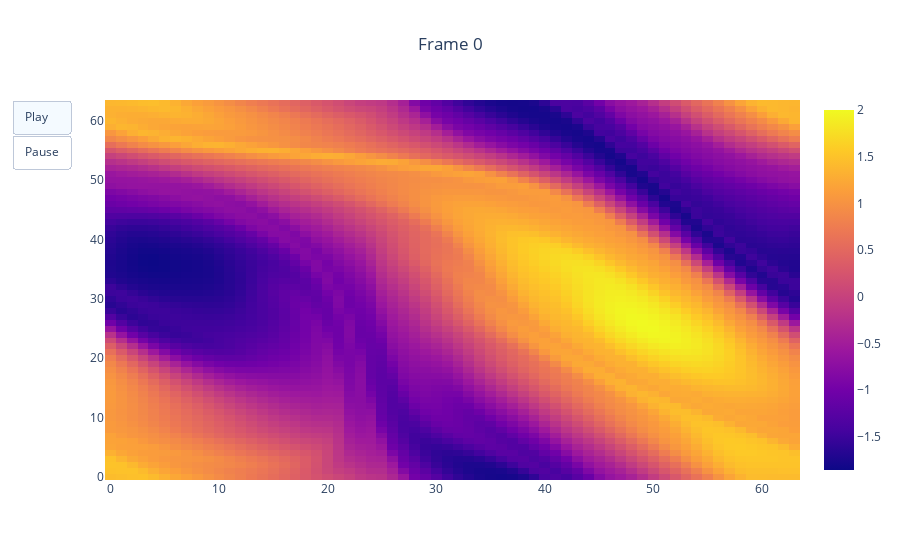

This figure's notebook cell:
### Code cell
import numpy as np
import plotly.graph_objs as go

N = 10
M = np.random.random((N, 10, 10))
M = test_u

fig = go.Figure(
    data=[go.Heatmap(z=M[0,:,:,0])],
    layout=go.Layout(
        title="Frame 0",
        title_x=0.5,
        updatemenus=[dict(
            type="buttons",
            buttons=[dict(label="Play",
                          method="animate",
                          args=[None]),
                    dict(label="Pause",
                         method="animate",
                         args=[None,
                               {"frame": {"duration": 0, "redraw": False},
                                "mode": "immediate",
                                "transition": {"duration": 0}}],
                         )])]
    ),
    frames=[go.Frame(data=[go.Heatmap(z=M[0,:,:,i])],
                     layout=go.Layout(title_text=f"Frame {i}")) 
            for i in range(1, N)]
)

fig.show()

### Figure 1 — Plotly figure (JSON) as saved in the notebook; plotly's stock layout.template omitted (floating-point values rounded to 4 significant figures; data arrays with more than 128 entries replaced by an {"elided": "..."} marker saying what was removed)
{"data": [{"type": "heatmap", "z": {"elided": "64x64 float values"}}], "layout": {"title": {"text": "Frame 0", "x": 0.5}, "updatemenus": [{"buttons": [{"args": [null], "label": "Play", "method": "animate"}, {"args": [null, {"frame": {"duration": 0, "redraw": false}, "mode": "immediate", "transition": {"duration": 0}}], "label": "Pause", "method": "animate"}], "type": "buttons"}]}}
